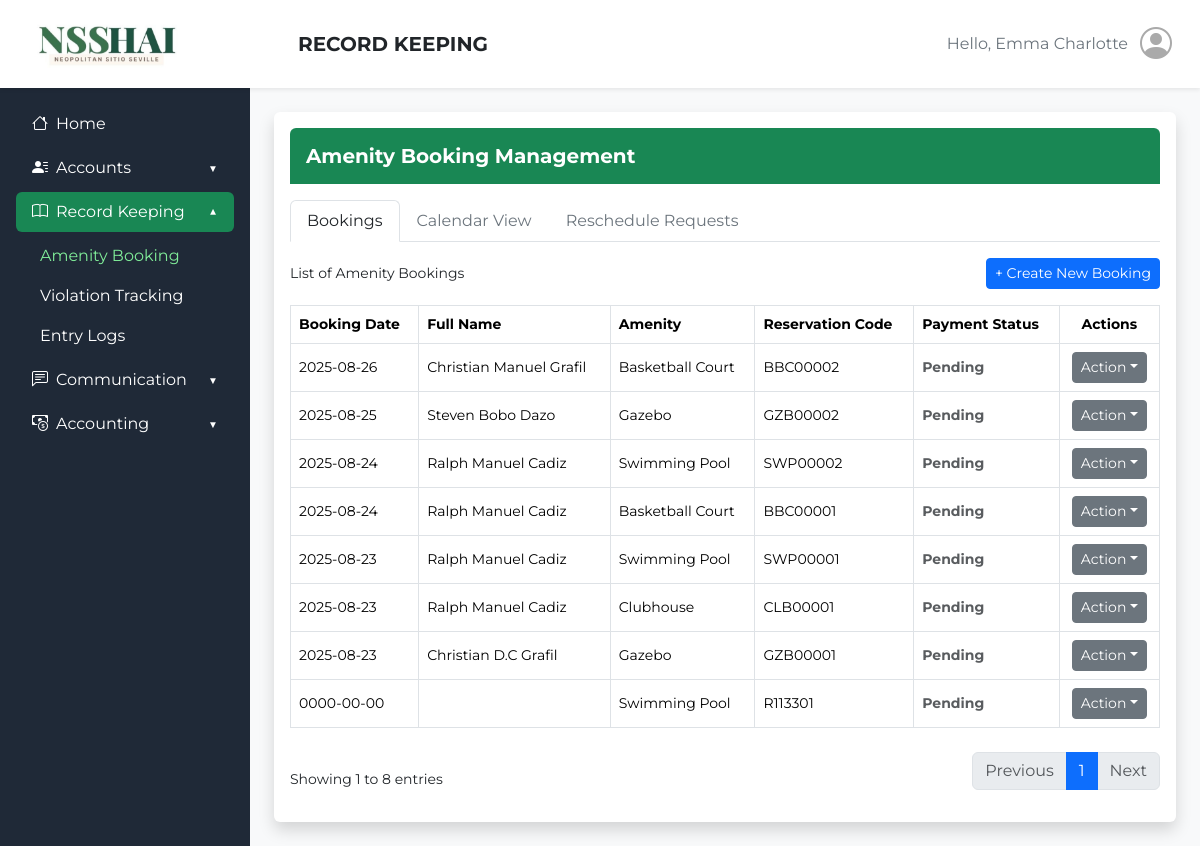
The app's page /admin_side/amenity_booking.php (signed in), older data.
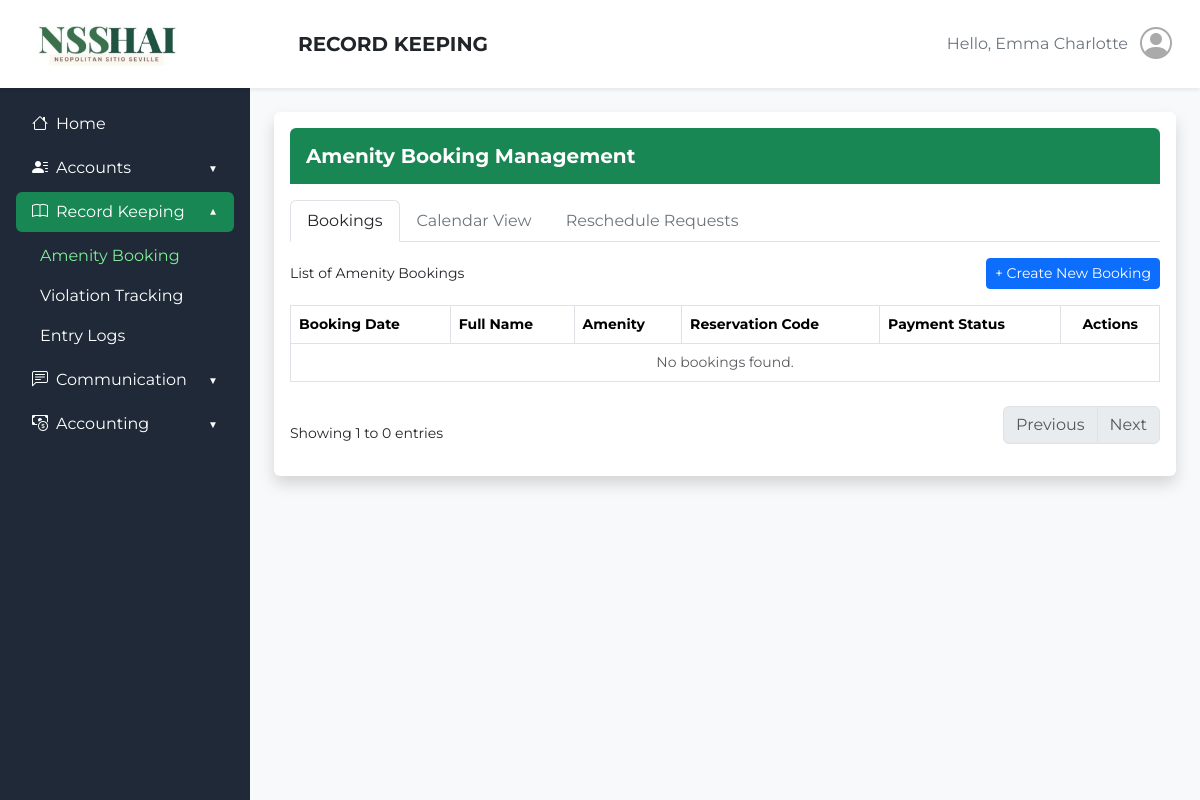
The same page, newer data.
### tables this page shows
CREATE TABLE `amenity_bookings` (
  `id` int(11) NOT NULL,
  `reservation_code` varchar(20) NOT NULL,
  `admin_id` varchar(50) NOT NULL,
  `homeowner_id` varchar(50) DEFAULT NULL,
  `amenity` varchar(100) NOT NULL,
  `user_type` enum('homeowner','visitor') NOT NULL,
  `first_name` varchar(100) NOT NULL,
  `middle_name` varchar(100) DEFAULT NULL,
  `last_name` varchar(100) NOT NULL,
  `email_address` varchar(255) NOT NULL,
  `reservation_date` date NOT NULL,
  `guests` int(11) DEFAULT 0,
  `rate` varchar(50) NOT NULL,
  `payment_method` enum('bank','cash') NOT NULL,
  `exclusive_booking` enum('yes','no') DEFAULT 'no',
  `chairs` int(11) DEFAULT 0,
  `tables` int(11) DEFAULT 0,
  `reference_number` varchar(255) DEFAULT NULL,
  `total_amount` decimal(10,2) NOT NULL,
  `amount_paid` decimal(10,2) NOT NULL,
  `proof_of_payment` varchar(255) DEFAULT NULL,
  `status` enum('pending','partial','paid') DEFAULT 'pending',
  `created_at` timestamp NOT NULL DEFAULT current_timestamp()
);

### admin_side/amenity_booking.php (the view, shortened to what this page needs)
<?php
require '../rfid-api/db.php';
$email_address = $_SESSION['email_address'];
$username = $photo = '';
try {
    $stmt = $conn->prepare("SELECT * FROM admin_accounts WHERE email_address = ?");
    $stmt->bind_param("s", $email_address);
    $stmt->execute();
    $result = $stmt->get_result();
    $user = $result->fetch_assoc();
    if ($user) {
        $username = $user['first_name'];
    }
} catch (Exception $e) {
    $error_message = "Error fetching user details: " . $e->getMessage();
}
$limit = 10;
$page = isset($_GET['page']) && is_numeric($_GET['page']) ? (int) $_GET['page'] : 1;
$offset = ($page - 1) * $limit;
$totalQuery = "SELECT COUNT(*) AS total FROM amenity_bookings";
$totalResult = $conn->query($totalQuery);
$totalRow = $totalResult->fetch_assoc();
$totalRecords = $totalRow['total'];
$totalPages = ceil($totalRecords / $limit);
$booking_sql = "SELECT * FROM amenity_bookings ORDER BY reservation_date DESC LIMIT $limit OFFSET $offset";
$bookings_result = $conn->query($booking_sql);
?>
<!DOCTYPE html>
<html lang="en">
<head>
    <link href="https://cdn.jsdelivr.net/npm/bootstrap@5.3.3/dist/css/bootstrap.min.css" rel="stylesheet">
    <link href="https://cdn.jsdelivr.net/npm/bootstrap-icons@1.11.3/font/bootstrap-icons.css" rel="stylesheet">
</head>
<body class="bg-light">
    <header class="bg-white shadow-sm py-3 px-4 d-flex align-items-center">
        <div class="me-4" style="width: 250px;">
            <img src="../images/NSSHAI_crop.png" alt="NSSHAI" class="img-fluid" style="height: 56px;" />
        </div>
        <div class="d-flex justify-content-between align-items-center flex-grow-1">
            <h1 class="h5 mb-0 fw-bold">RECORD KEEPING</h1>
            <div class="d-flex align-items-center gap-2">
                <span class="text-secondary">Hello, <?php echo htmlspecialchars($username); ?></span>
                <div class="d-flex align-items-center justify-content-center overflow-hidden rounded-5"
                    style="height: 40px; width: 40px; color: #aaa;">
                    <?php if (!empty($photo)): ?>
                        <img src="<?php echo htmlspecialchars($photo); ?>"
                            style="width: 40px; height: 40px; object-fit: cover;">
                    <?php else: ?>
                        <i class="bi bi-person-circle" style="font-size: 32px;"></i>
                    <?php endif; ?>
                </div>
            </div>
        </div>
    </header>
    <div class="d-flex">
        <aside class="sidebar p-3">
            <nav class="nav flex-column gap-1">
                <a href="admin_dashboard.php"
                    class="nav-link px-3 py-2 rounded d-flex align-items-center justify-content-start">
                    <i class="bi bi-house me-2"></i> Home
                </a>
                <div>
                    <button class="btn btn-toggle collapsed px-3 py-2" data-bs-toggle="collapse"
                        data-bs-target="#accountsCollapse" aria-expanded="false">
                        <span class="d-flex align-items-center">
                            <i class="bi bi-person-lines-fill me-2"></i> Accounts
                        </span>
                    </button>
                </div>
                <div>
                    <button class="btn btn-toggle px-3 py-2 active" data-bs-toggle="collapse"
                        data-bs-target="#recordCollapse" aria-expanded="true">
                        <span class="d-flex align-items-center">
                            <i class="bi bi-book me-2"></i> Record Keeping
                        </span>
                    </button>
                    <div class="collapse show" id="recordCollapse">
                        <ul class="nav flex-column ms-3 mt-1">
                            <li><a href="amenity_booking.php" class="nav-link px-2 actived">Amenity Booking</a></li>
                            <li><a href="#" class="nav-link px-2">Violation Tracking</a></li>
                            <li><a href="entry_logs.php" class="nav-link px-2">Entry Logs</a></li>
                        </ul>
                    </div>
                </div>
                <div>
                    <button class="btn btn-toggle collapsed px-3 py-2" data-bs-toggle="collapse"
                        data-bs-target="#commCollapse" aria-expanded="false">
                        <span class="d-flex align-items-center">
                            <i class="bi bi-chat-left-text me-2"></i> Communication
                        </span>
                    </button>
                </div>
                <div>
                    <button class="btn btn-toggle collapsed px-3 py-2" data-bs-toggle="collapse"
                        data-bs-target="#acctCollapse" aria-expanded="false">
                        <span class="d-flex align-items-center">
                            <i class="bi bi-cash-coin me-2"></i> Accounting
                        </span>
                    </button>
                </div>
            </nav>
        </aside>
        <main class="flex-fill p-4">
            <div class="bg-white shadow rounded p-3">
                <div class="bg-success text-white rounded-top p-3">
                    <h5 class="mb-0 fw-bold">Amenity Booking Management</h5>
                </div>
                <ul class="nav nav-tabs my-3" id="dashboardTabs">
                    <li class="nav-item">
                        <a class="nav-link active link-dark" id="bookings-tab" data-bs-toggle="tab" href="#bookings"
                            role="tab">Bookings</a>
                    </li>
                    <li class="nav-item">
                        <a class="nav-link link-secondary" id="calendar-tab" data-bs-toggle="tab" href="#calendar"
                            role="tab">Calendar View</a>
                    </li>
                    <li class="nav-item">
                        <a class="nav-link link-secondary" id="reschedule-tab" data-bs-toggle="tab" href="#reschedule"
                            role="tab">Reschedule Requests</a>
                    </li>
                </ul>
                <div class="tab-content">
                    <div class="tab-pane fade show active" id="bookings" role="tabpanel">
                        <div class="d-flex justify-content-between align-items-center mb-3">
                            <span class="small">List of Amenity Bookings</span>
                            <a href="amenity_booking/choose_booking.php" class="btn btn-primary btn-sm">+ Create New
                                Booking</a>
                        </div>
                        <div class="table-responsive">
                            <table class="table table-bordered table-hover">
                                <thead class="bg-success text-white small">
                                    <tr>
                                        <th>Booking Date</th>
                                        <th>Full Name</th>
                                        <th>Amenity</th>
                                        <th>Reservation Code</th>
                                        <th>Payment Status</th>
                                        <th class="text-center">Actions</th>
                                    </tr>
                                </thead>
                                <tbody class="small align-middle">
                                    <?php
                                    if ($bookings_result->num_rows > 0) {
                                        while ($row = $bookings_result->fetch_assoc()) {
                                            $fullName = ucwords($row['first_name'] . ' ' . $row['middle_name'] . ' ' . $row['last_name']);
                                            $amenity = $row['amenity'];
                                            $bookingDate = $row['reservation_date'];
                                            $resCode = $row['reservation_code'];
                                            $statusClass = $row['status'] === 'Paid' ? 'text-success' : ($row['status'] === 'Partial' ? 'text-warning' : 'text-muted');
                                            echo "<tr>
                                                    <td>{$bookingDate}</td>
                                                    <td>{$fullName}</td>
                                                    <td>{$amenity}</td>
                                                    <td>{$resCode}</td>
                                                    <td class='{$statusClass} fw-bold'>" . ucfirst($row['status']) . "</td>
                                                    <td class='text-center'>
                                                        <div class='dropdown'>
                                                            <button class='btn btn-sm btn-secondary dropdown-toggle' data-bs-toggle='dropdown'>Action</button>
                                                            <ul class='dropdown-menu'>
                                                                <li><a class='dropdown-item' href='#'>View Details</a></li>
                                                            </ul>
                                                        </div>
                                                    </td>
                                                </tr>";
                                        }
                                    } else {
                                        echo "<tr><td colspan='6' class='text-center text-muted'>No bookings found.</td></tr>";
                                    }
                                    ?>
                                </tbody>
                            </table>
                        </div>
                        <div class="d-flex justify-content-between align-items-center mt-2">
                            <span class="small">Showing 1 to <?php echo $bookings_result->num_rows; ?> entries</span>
                            <nav>
                                <ul class="pagination justify-content-center">
                                    <li class="page-item <?php if ($page <= 1)
                                        echo 'disabled'; ?>">
                                        <a class="page-link" href="?page=<?php echo $page - 1; ?>">Previous</a>
                                    </li>
                                    <?php for ($i = 1; $i <= $totalPages; $i++): ?>
                                        <li class="page-item <?php if ($page == $i)
                                            echo 'active'; ?>">
                                            <a class="page-link" href="?page=<?php echo $i; ?>"><?php echo $i; ?></a>
                                        </li>
                                    <?php endfor; ?>
                                    <li class="page-item <?php if ($page >= $totalPages)
                                        echo 'disabled'; ?>">
                                        <a class="page-link" href="?page=<?php echo $page + 1; ?>">Next</a>
                                    </li>
                                </ul>
                            </nav>
                        </div>
                    </div>
                </div>
            </div>
        </main>
    </div>
</body>
</html>

### admin_side/amenity_booking.php (style rules this page uses)
* { font-family: "Montserrat", sans-serif; }
header { position: sticky; top: 0; z-index: 1030; }
.sidebar { width: 250px; height: 100vh; position: fixed; top: 20; left: 0; background-color: #1F2937; overflow-y: auto; }
main { margin-left: 250px; }
.sidebar a, .sidebar button { color: #ffffff; text-decoration: none; display: flex; align-items: center; justify-content: space-between; }
.sidebar a:hover, .sidebar button:hover, .collapse ul li a:hover, .collapse ul li a.actived { color: #80ed99; }
.sidebar .nav-link.active, .sidebar .btn-toggle:not(.collapsed), .sidebar .btn-toggle.active { background-color: #198754; border-radius: 0.375rem; }
.sidebar .btn-toggle { display: flex; align-items: center; justify-content: space-between; width: 100%; color: #ffffff; background: none; border: none; }
.sidebar .btn-toggle i { margin-right: 8px; }
.sidebar .btn-toggle::after { content: "▼"; font-size: 10px; transition: transform 0.3s; margin-left: auto; }
.sidebar .btn-toggle.collapsed::after { transform: rotate(0deg); }
.sidebar .btn-toggle:not(.collapsed)::after { transform: rotate(180deg); }

Row changes from the older to the newer data that the page shows:
removed amenity_bookings: reservation_date "2025-08-26", fullName "Christian Manuel Grafil", amenity "Basketball Court", reservation_code "BBC00002", status "Pending"
removed amenity_bookings: reservation_date "2025-08-25", fullName "Steven Bobo Dazo", amenity "Gazebo", reservation_code "GZB00002", status "Pending"
removed amenity_bookings: reservation_date "2025-08-24", fullName "Ralph Manuel Cadiz", amenity "Swimming Pool", reservation_code "SWP00002", status "Pending"
removed amenity_bookings: reservation_date "2025-08-24", fullName "Ralph Manuel Cadiz", amenity "Basketball Court", reservation_code "BBC00001", status "Pending"
removed amenity_bookings: reservation_date "2025-08-23", fullName "Ralph Manuel Cadiz", amenity "Swimming Pool", reservation_code "SWP00001", status "Pending"
removed amenity_bookings: reservation_date "2025-08-23", fullName "Ralph Manuel Cadiz", amenity "Clubhouse", reservation_code "CLB00001", status "Pending"
removed amenity_bookings: reservation_date "2025-08-23", fullName "Christian D.C Grafil", amenity "Gazebo", reservation_code "GZB00001", status "Pending", id "8"
removed amenity_bookings: reservation_date "0000-00-00", amenity "Swimming Pool", reservation_code "R113301", status "Pending"
Text that changed along with them:
$bookings_result->num_rows: (not shown) → "0"
text now shown: "No bookings found."
list line gone: "1"
